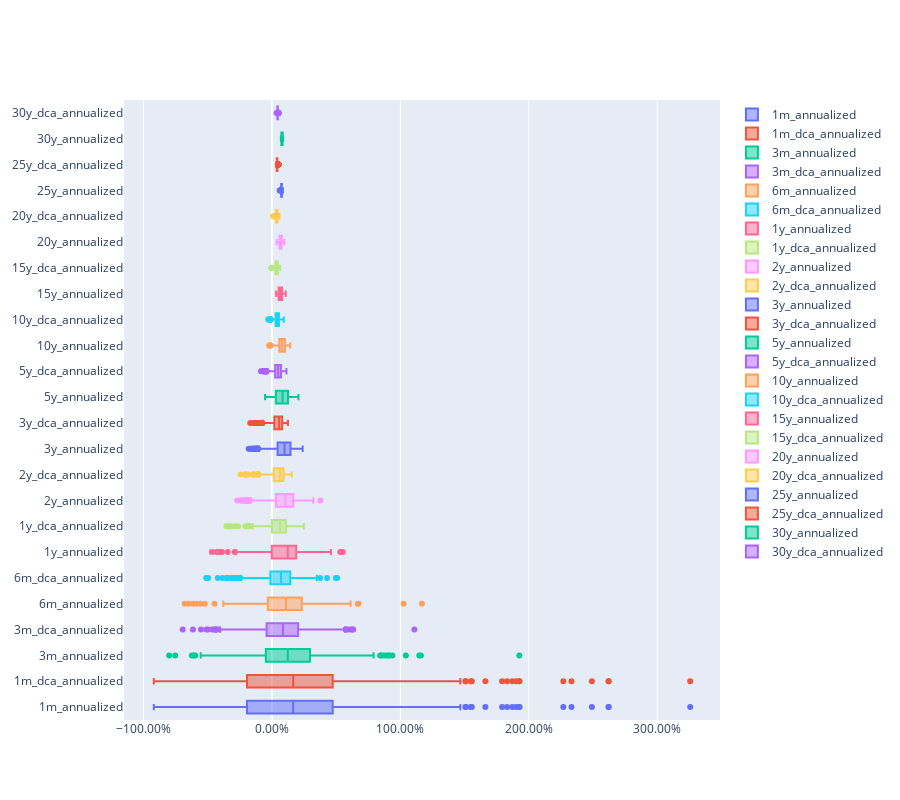

The code cell stored with this chart in its notebook:
### Code cell
go.Figure(
    data = [
        go.Box(
            x=df[column],
            name=column,
            )
        for column in chain.from_iterable(zip(df.loc[:,'1m_annualized':'30y_annualized'].columns, df.loc[:,'1m_dca_annualized':'30y_dca_annualized']))
    ],
    layout = go.Layout(
        height=800,
        xaxis=dict(
            tickformat='.2%',
        )
    )
)

### Figure 1 — Plotly figure (JSON) as saved in the notebook; plotly's stock layout.template omitted (floating-point values rounded to 4 significant figures; data arrays with more than 128 entries replaced by an {"elided": "..."} marker saying what was removed)
{"data": [{"name": "1m_annualized", "type": "box", "x": {"elided": "432 float values"}}, {"name": "1m_dca_annualized", "type": "box", "x": {"elided": "432 float values"}}, {"name": "3m_annualized", "type": "box", "x": {"elided": "432 float values"}}, {"name": "3m_dca_annualized", "type": "box", "x": {"elided": "432 float values"}}, {"name": "6m_annualized", "type": "box", "x": {"elided": "432 float values"}}, {"name": "6m_dca_annualized", "type": "box", "x": {"elided": "432 float values"}}, {"name": "1y_annualized", "type": "box", "x": {"elided": "432 float values"}}, {"name": "1y_dca_annualized", "type": "box", "x": {"elided": "432 float values"}}, {"name": "2y_annualized", "type": "box", "x": {"elided": "432 float values"}}, {"name": "2y_dca_annualized", "type": "box", "x": {"elided": "432 float values"}}, {"name": "3y_annualized", "type": "box", "x": {"elided": "432 float values"}}, {"name": "3y_dca_annualized", "type": "box", "x": {"elided": "432 float values"}}, {"name": "5y_annualized", "type": "box", "x": {"elided": "432 float values"}}, {"name": "5y_dca_annualized", "type": "box", "x": {"elided": "432 float values"}}, {"name": "10y_annualized", "type": "box", "x": {"elided": "432 float values"}}, {"name": "10y_dca_annualized", "type": "box", "x": {"elided": "432 float values"}}, {"name": "15y_annualized", "type": "box", "x": {"elided": "432 float values"}}, {"name": "15y_dca_annualized", "type": "box", "x": {"elided": "432 float values"}}, {"name": "20y_annualized", "type": "box", "x": {"elided": "432 float values"}}, {"name": "20y_dca_annualized", "type": "box", "x": {"elided": "432 float values"}}, {"name": "25y_annualized", "type": "box", "x": {"elided": "432 float values"}}, {"name": "25y_dca_annualized", "type": "box", "x": {"elided": "432 float values"}}, {"name": "30y_annualized", "type": "box", "x": {"elided": "432 float values"}}, {"name": "30y_dca_annualized", "type": "box", "x": {"elided": "432 float values"}}], "layout": {"height": 800, "xaxis": {"tickformat": ".2%"}}}
